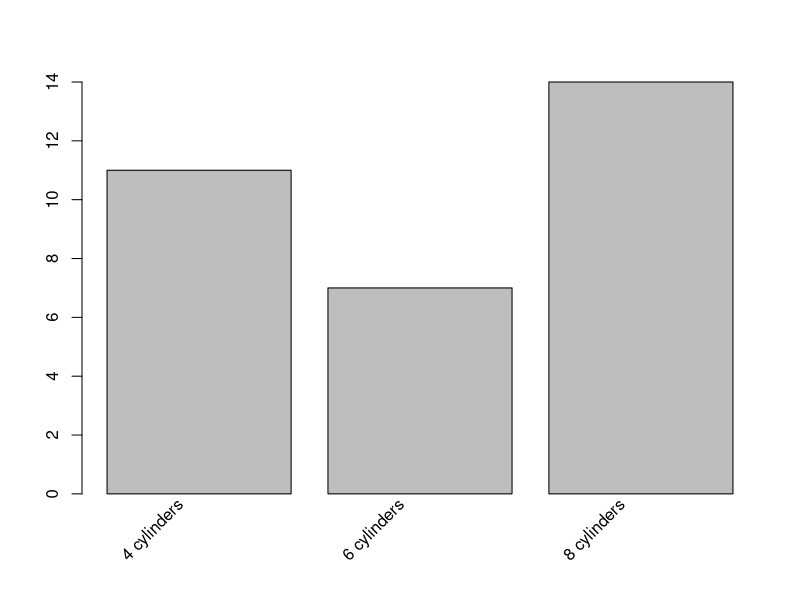

Source code (R):
## 45-degree angle for boxplots code from stackoverflow
x <- barplot(table(mtcars$cyl), xaxt="n")
labs <- paste(names(table(mtcars$cyl)), "cylinders")
text(cex=1, x=x-.25, y=-1.25, labs, xpd=TRUE, srt=45)

## class of each row in a data frame
sapply(iris,class) # I think I'd been using apply, which sucked for the purpose


## a possible mode function
Mode <- function(x, na.rm = FALSE) {
  if(na.rm){
    x = x[!is.na(x)]
  }
  
  ux <- unique(x)
  return(ux[which.max(tabulate(match(x, ux)))])
}

## coerce all characters to factor
iris2 <- as.data.frame(lapply(iris, function(x) {if (is.factor(x)) {as.character(x)}
                               else {x}
                               }) )
